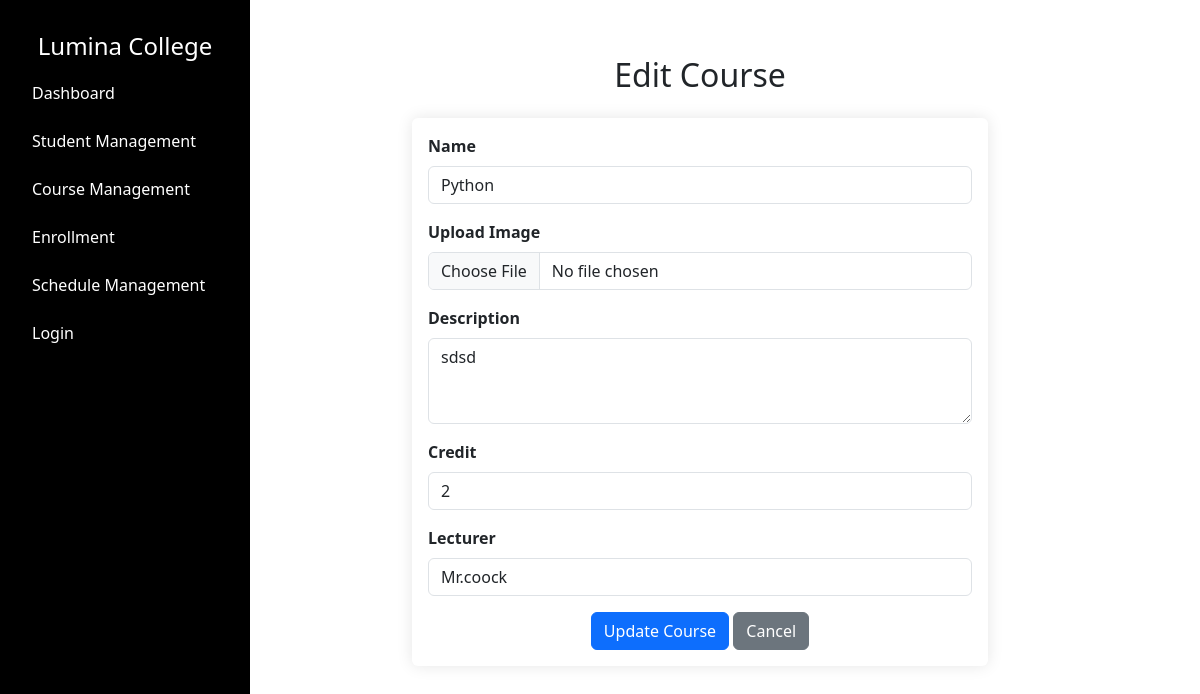
/admin/courses/edit/3 (signed in), run on an earlier commit of the app's database.
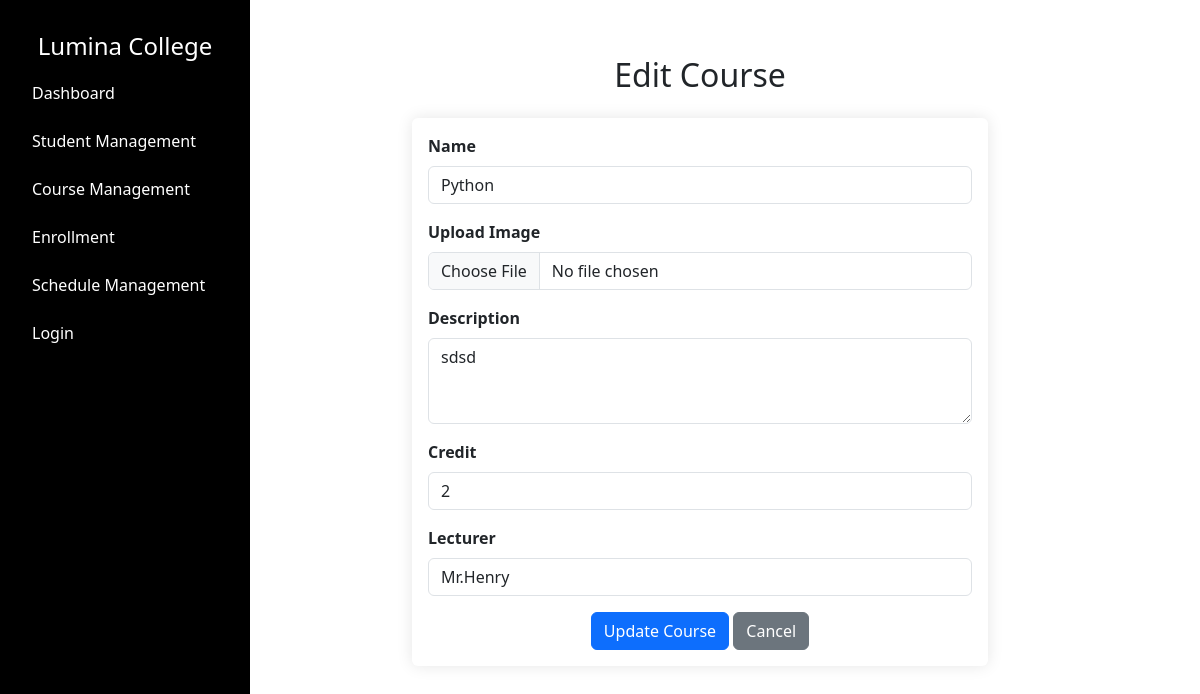
And on a later commit of the database.
### tables this page shows
CREATE TABLE "course" (
    "id" INTEGER PRIMARY KEY AUTOINCREMENT,
    "name" TEXT NOT NULL,
    "image" TEXT NOT NULL,
    "description" TEXT NOT NULL,
    "credits" INTEGER NOT NULL,
    "lecturer" TEXT NOT NULL
);

### app.py (the view, shortened to what this page needs)
@app.route("/admin/courses/edit/<int:course_id>", methods=["GET", "POST"])
def edit_course(course_id):
    if 'username' not in session or session.get('user_type') != 'admin':
        return redirect(url_for('admin_login'))
    try:
        course = query_db("SELECT id, name, image, description, credits, lecturer FROM course WHERE id = ?", (course_id,), one=True)
        if not course:
            flash("Course not found.", 'danger')
            return redirect(url_for('admin_view_courses'))
    except Exception as e:
        print(traceback.format_exc())
        flash("Error fetching course details.", 'danger')
        return redirect(url_for('admin_view_courses'))
    upload_folder = os.path.abspath(os.path.join('static', 'images', 'courses'))
    app.config['UPLOAD_FOLDER'] = upload_folder
    if not os.path.exists(app.config['UPLOAD_FOLDER']):
        os.makedirs(app.config['UPLOAD_FOLDER'])
    return render_template("admin/editcourse.html", course=course)

### dbcontroller.py (called while the page is built)
def get_db_connection():
    return sqlite3.connect(DATABASE)

def query_db(query, args=(), one=False):
    con = get_db_connection()
    with closing(con.cursor()) as cur:
        cur.execute(query, args)
        rv = cur.fetchall()
        if one:
            return rv[0] if rv else None
        return rv

### templates/admin/editcourse.html
{% extends "/admin/layout.html" %} {% block content %}
<link href="/static/css/admin/editcourse.css" rel="stylesheet" />
<div class="container mt-4">
  <h2 class="text-center mb-4">Edit Course</h2>
  <form method="POST" enctype="multipart/form-data">
    <div class="mb-3">
      <label for="name" class="form-label">Name</label>
      <input
        type="text"
        class="form-control"
        id="name"
        name="name"
        value="{{ course[1] }}"
        required
      />
    </div>
    <div class="mb-3">
      <label for="cimage" class="form-label">Upload Image</label>
      <input type="file" class="form-control" id="cimage" name="cimage" />
    </div>
    <div class="mb-3">
      <label for="description" class="form-label">Description</label>
      <textarea
        class="form-control"
        id="description"
        name="description"
        rows="3"
        required
      >
{{ course[3] }}</textarea
      >
    </div>
    <div class="mb-3">
      <label for="credit" class="form-label">Credit</label>
      <input
        type="number"
        class="form-control"
        id="credit"
        name="credit"
        value="{{ course[4] }}"
        required
      />
    </div>
    <div class="mb-3">
      <label for="lecturer" class="form-label">Lecturer</label>
      <input
        type="text"
        class="form-control"
        id="lecturer"
        name="lecturer"
        value="{{ course[5] }}"
        required
      />
    </div>
    <div class="text-center">
      <button type="submit" class="btn btn-primary">Update Course</button>
      <a href="{{ url_for('admin_view_courses') }}" class="btn btn-secondary">
        Cancel
      </a>
    </div>
  </form>
</div>
{% endblock %}

What changed in the data, as far as the page shows it:
changed course "Python": lecturer "Mr.coock" → "Mr.Henry"
